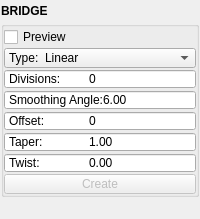
<?xml version="1.0" encoding="UTF-8"?>
<ui version="4.0">
 <class>QtUi</class>
 <widget class="QMainWindow" name="QtUi">
  <property name="geometry">
   <rect>
    <x>0</x>
    <y>0</y>
    <width>200</width>
    <height>219</height>
   </rect>
  </property>
  <property name="tabShape">
   <enum>QTabWidget::Triangular</enum>
  </property>
  <property name="dockNestingEnabled">
   <bool>true</bool>
  </property>
  <property name="dockOptions">
   <set>QMainWindow::AllowNestedDocks|QMainWindow::AllowTabbedDocks|QMainWindow::AnimatedDocks|QMainWindow::ForceTabbedDocks</set>
  </property>
  <property name="bnabled" stdset="0">
   <bool>true</bool>
  </property>
  <widget class="QWidget" name="central_widget">
   <property name="minimumSize">
    <size>
     <width>200</width>
     <height>0</height>
    </size>
   </property>
   <layout class="QVBoxLayout" name="verticalLayout_2">
    <property name="leftMargin">
     <number>1</number>
    </property>
    <property name="topMargin">
     <number>1</number>
    </property>
    <property name="rightMargin">
     <number>1</number>
    </property>
    <property name="bottomMargin">
     <number>1</number>
    </property>
    <item>
     <layout class="QVBoxLayout" name="verticalLayout">
      <property name="spacing">
       <number>0</number>
      </property>
      <item>
       <widget class="Header" name="header">
        <property name="minimumSize">
         <size>
          <width>0</width>
          <height>20</height>
         </size>
        </property>
        <property name="maximumSize">
         <size>
          <width>16777215</width>
          <height>20</height>
         </size>
        </property>
        <property name="font">
         <font>
          <weight>75</weight>
          <bold>true</bold>
         </font>
        </property>
        <property name="text">
         <string>BRIDGE</string>
        </property>
       </widget>
      </item>
      <item>
       <widget class="QGroupBox" name="duplicate">
        <property name="title">
         <string/>
        </property>
        <layout class="QGridLayout" name="gridLayout_4">
         <property name="leftMargin">
          <number>0</number>
         </property>
         <property name="topMargin">
          <number>0</number>
         </property>
         <property name="rightMargin">
          <number>0</number>
         </property>
         <property name="bottomMargin">
          <number>0</number>
         </property>
         <property name="horizontalSpacing">
          <number>0</number>
         </property>
         <property name="verticalSpacing">
          <number>1</number>
         </property>
         <item row="1" column="0" colspan="2">
          <layout class="QHBoxLayout" name="horizontalLayout">
           <property name="spacing">
            <number>0</number>
           </property>
           <item>
            <widget class="QCheckBox" name="chk000">
             <property name="minimumSize">
              <size>
               <width>0</width>
               <height>20</height>
              </size>
             </property>
             <property name="maximumSize">
              <size>
               <width>16777215</width>
               <height>20</height>
              </size>
             </property>
             <property name="toolTip">
              <string>Start the operation using any selected mesh objects.</string>
             </property>
             <property name="text">
              <string>Preview</string>
             </property>
             <property name="iconSize">
              <size>
               <width>18</width>
               <height>18</height>
              </size>
             </property>
             <property name="checkable">
              <bool>true</bool>
             </property>
            </widget>
           </item>
          </layout>
         </item>
         <item row="6" column="0" colspan="2">
          <widget class="DoubleSpinBox" name="s003">
           <property name="minimumSize">
            <size>
             <width>0</width>
             <height>20</height>
            </size>
           </property>
           <property name="maximumSize">
            <size>
             <width>16777215</width>
             <height>20</height>
            </size>
           </property>
           <property name="toolTip">
            <string>&lt;html&gt;&lt;head/&gt;&lt;body&gt;&lt;p&gt;&lt;span style=&quot; font-family:'Times New Roman'; font-size:medium; color:#000000; background-color:#ffffff;&quot;&gt;Taper or Scale along the extrusion path &lt;/span&gt;&lt;span style=&quot; font-family:'Times New Roman'; font-size:medium; font-style:italic; color:#000000; background-color:#ffffff;&quot;&gt;Default:&lt;/span&gt;&lt;span style=&quot; font-family:'Times New Roman'; font-size:medium; color:#000000; background-color:#ffffff;&quot;&gt; 1.0&lt;/span&gt;&lt;/p&gt;&lt;/body&gt;&lt;/html&gt;</string>
           </property>
           <property name="buttonSymbols">
            <enum>QAbstractSpinBox::NoButtons</enum>
           </property>
           <property name="prefix">
            <string>Taper:	</string>
           </property>
           <property name="decimals">
            <number>2</number>
           </property>
           <property name="minimum">
            <double>0.000000000000000</double>
           </property>
           <property name="maximum">
            <double>10000.000000000000000</double>
           </property>
           <property name="singleStep">
            <double>1.000000000000000</double>
           </property>
           <property name="value">
            <double>1.000000000000000</double>
           </property>
          </widget>
         </item>
         <item row="9" column="0" colspan="2">
          <layout class="QHBoxLayout" name="horizontalLayout_2">
           <property name="spacing">
            <number>0</number>
           </property>
           <item>
            <widget class="QPushButton" name="b000">
             <property name="enabled">
              <bool>false</bool>
             </property>
             <property name="minimumSize">
              <size>
               <width>0</width>
               <height>20</height>
              </size>
             </property>
             <property name="maximumSize">
              <size>
               <width>16777215</width>
               <height>20</height>
              </size>
             </property>
             <property name="toolTip">
              <string>Finish the operation.</string>
             </property>
             <property name="layoutDirection">
              <enum>Qt::RightToLeft</enum>
             </property>
             <property name="text">
              <string>Create</string>
             </property>
             <property name="autoDefault">
              <bool>false</bool>
             </property>
             <property name="default">
              <bool>false</bool>
             </property>
             <property name="flat">
              <bool>false</bool>
             </property>
             <property name="bnabled" stdset="0">
              <bool>true</bool>
             </property>
            </widget>
           </item>
          </layout>
         </item>
         <item row="3" column="0" colspan="2">
          <widget class="QSpinBox" name="s000">
           <property name="minimumSize">
            <size>
             <width>0</width>
             <height>20</height>
            </size>
           </property>
           <property name="maximumSize">
            <size>
             <width>16777215</width>
             <height>20</height>
            </size>
           </property>
           <property name="toolTip">
            <string>&lt;html&gt;&lt;head/&gt;&lt;body&gt;&lt;p&gt;&lt;span style=&quot; font-family:'Times New Roman'; font-size:medium; color:#000000; background-color:#ffffff;&quot;&gt;The number of subdivisions in the bridging faces (resulting in (divisions+1) row of faces). &lt;/span&gt;&lt;span style=&quot; font-family:'Times New Roman'; font-size:medium; font-style:italic; color:#000000; background-color:#ffffff;&quot;&gt;Default:&lt;/span&gt;&lt;span style=&quot; font-family:'Times New Roman'; font-size:medium; color:#000000; background-color:#ffffff;&quot;&gt; 1&lt;/span&gt;&lt;/p&gt;&lt;/body&gt;&lt;/html&gt;</string>
           </property>
           <property name="buttonSymbols">
            <enum>QAbstractSpinBox::NoButtons</enum>
           </property>
           <property name="prefix">
            <string>Divisions:	</string>
           </property>
           <property name="minimum">
            <number>0</number>
           </property>
           <property name="maximum">
            <number>1000</number>
           </property>
          </widget>
         </item>
         <item row="5" column="0" colspan="2">
          <widget class="DoubleSpinBox" name="s002">
           <property name="minimumSize">
            <size>
             <width>0</width>
             <height>20</height>
            </size>
           </property>
           <property name="maximumSize">
            <size>
             <width>16777215</width>
             <height>20</height>
            </size>
           </property>
           <property name="toolTip">
            <string>&lt;html&gt;&lt;head/&gt;&lt;body&gt;&lt;p&gt;&lt;span style=&quot; font-family:'Times New Roman'; font-size:medium; color:#000000; background-color:#ffffff;&quot;&gt;Add offset to which vertices are connected. &lt;/span&gt;&lt;span style=&quot; font-family:'Times New Roman'; font-size:medium; font-style:italic; color:#000000; background-color:#ffffff;&quot;&gt;Default:&lt;/span&gt;&lt;span style=&quot; font-family:'Times New Roman'; font-size:medium; color:#000000; background-color:#ffffff;&quot;&gt; 0&lt;/span&gt;&lt;/p&gt;&lt;/body&gt;&lt;/html&gt;</string>
           </property>
           <property name="buttonSymbols">
            <enum>QAbstractSpinBox::NoButtons</enum>
           </property>
           <property name="prefix">
            <string>Offset:	</string>
           </property>
           <property name="decimals">
            <number>0</number>
           </property>
           <property name="minimum">
            <double>0.000000000000000</double>
           </property>
           <property name="maximum">
            <double>10000.000000000000000</double>
           </property>
           <property name="singleStep">
            <double>1.000000000000000</double>
           </property>
           <property name="value">
            <double>0.000000000000000</double>
           </property>
          </widget>
         </item>
         <item row="4" column="0" colspan="2">
          <widget class="DoubleSpinBox" name="s001">
           <property name="minimumSize">
            <size>
             <width>0</width>
             <height>20</height>
            </size>
           </property>
           <property name="maximumSize">
            <size>
             <width>16777215</width>
             <height>20</height>
            </size>
           </property>
           <property name="toolTip">
            <string>&lt;html&gt;&lt;head/&gt;&lt;body&gt;&lt;p&gt;&lt;span style=&quot; font-family:'Times New Roman'; font-size:medium; color:#000000; background-color:#ffffff;&quot;&gt;Angle below which new edges will be smoothed &lt;/span&gt;&lt;span style=&quot; font-family:'Times New Roman'; font-size:medium; font-style:italic; color:#000000; background-color:#ffffff;&quot;&gt;Default:&lt;/span&gt;&lt;span style=&quot; font-family:'Times New Roman'; font-size:medium; color:#000000; background-color:#ffffff;&quot;&gt; kPi/6.0&lt;/span&gt;&lt;/p&gt;&lt;/body&gt;&lt;/html&gt;</string>
           </property>
           <property name="buttonSymbols">
            <enum>QAbstractSpinBox::NoButtons</enum>
           </property>
           <property name="prefix">
            <string>Smoothing Angle:</string>
           </property>
           <property name="decimals">
            <number>2</number>
           </property>
           <property name="minimum">
            <double>0.000000000000000</double>
           </property>
           <property name="maximum">
            <double>360.000000000000000</double>
           </property>
           <property name="singleStep">
            <double>1.000000000000000</double>
           </property>
           <property name="value">
            <double>6.000000000000000</double>
           </property>
          </widget>
         </item>
         <item row="7" column="0" colspan="2">
          <widget class="DoubleSpinBox" name="s004">
           <property name="minimumSize">
            <size>
             <width>0</width>
             <height>20</height>
            </size>
           </property>
           <property name="maximumSize">
            <size>
             <width>16777215</width>
             <height>20</height>
            </size>
           </property>
           <property name="toolTip">
            <string>&lt;html&gt;&lt;head/&gt;&lt;body&gt;&lt;p&gt;&lt;span style=&quot; font-family:'Times New Roman'; font-size:medium; color:#000000; background-color:#ffffff;&quot;&gt;Twist or Rotation along the extrusion path &lt;/span&gt;&lt;span style=&quot; font-family:'Times New Roman'; font-size:medium; font-style:italic; color:#000000; background-color:#ffffff;&quot;&gt;Default:&lt;/span&gt;&lt;span style=&quot; font-family:'Times New Roman'; font-size:medium; color:#000000; background-color:#ffffff;&quot;&gt; 0.0&lt;/span&gt;&lt;/p&gt;&lt;/body&gt;&lt;/html&gt;</string>
           </property>
           <property name="buttonSymbols">
            <enum>QAbstractSpinBox::NoButtons</enum>
           </property>
           <property name="prefix">
            <string>Twist:	</string>
           </property>
           <property name="decimals">
            <number>2</number>
           </property>
           <property name="minimum">
            <double>-10000.000000000000000</double>
           </property>
           <property name="maximum">
            <double>10000.000000000000000</double>
           </property>
           <property name="singleStep">
            <double>1.000000000000000</double>
           </property>
           <property name="value">
            <double>0.000000000000000</double>
           </property>
          </widget>
         </item>
         <item row="2" column="0" colspan="2">
          <widget class="ComboBox" name="cmb000">
           <property name="minimumSize">
            <size>
             <width>0</width>
             <height>20</height>
            </size>
           </property>
           <property name="maximumSize">
            <size>
             <width>16777215</width>
             <height>20</height>
            </size>
           </property>
           <property name="maxVisibleItems">
            <number>40</number>
           </property>
           <property name="maxCount">
            <number>500</number>
           </property>
           <property name="sizeAdjustPolicy">
            <enum>QComboBox::AdjustToContents</enum>
           </property>
           <property name="frame">
            <bool>true</bool>
           </property>
           <item>
            <property name="text">
             <string>Type:  Linear</string>
            </property>
           </item>
           <item>
            <property name="text">
             <string>Type:  Blend</string>
            </property>
           </item>
           <item>
            <property name="text">
             <string>Type:  Curve</string>
            </property>
           </item>
          </widget>
         </item>
        </layout>
       </widget>
      </item>
      <item>
       <spacer name="verticalSpacer">
        <property name="orientation">
         <enum>Qt::Vertical</enum>
        </property>
        <property name="sizeHint" stdset="0">
         <size>
          <width>0</width>
          <height>10</height>
         </size>
        </property>
       </spacer>
      </item>
     </layout>
    </item>
   </layout>
  </widget>
 </widget>
 <customwidgets>
  <customwidget>
   <class>Header</class>
   <extends>QLabel</extends>
   <header>uitk.widgets.header.Header.h</header>
  </customwidget>
  <customwidget>
   <class>ComboBox</class>
   <extends>QComboBox</extends>
   <header>uitk.widgets.comboBox.ComboBox.h</header>
  </customwidget>
  <customwidget>
   <class>DoubleSpinBox</class>
   <extends>QDoubleSpinBox</extends>
   <header>widgets.doublespinbox.h</header>
  </customwidget>
 </customwidgets>
 <resources/>
 <connections/>
 <designerdata>
  <property name="gridDeltaX">
   <number>5</number>
  </property>
  <property name="gridDeltaY">
   <number>5</number>
  </property>
  <property name="gridSnapX">
   <bool>true</bool>
  </property>
  <property name="gridSnapY">
   <bool>true</bool>
  </property>
  <property name="gridVisible">
   <bool>true</bool>
  </property>
 </designerdata>
</ui>
